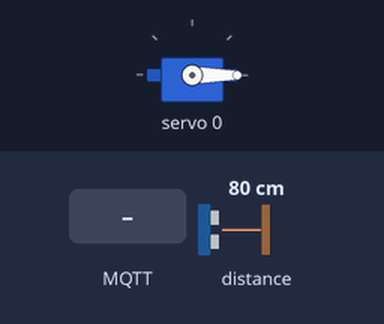
Bench run of a sketch on a simulated ESP8266 (NodeMCU). Shown: servo. The test bench sets the inputs (shaded band); at power-on: distance to the obstacle 80 cm. WiFi joins after 1.5 s; servers stay silent unless stated; no MQTT or app messages arrive unless stated; what the sketch prints to the serial monitor is not drawn.

Above: at 2.7 s.
2.8 s: distance to the obstacle set to 12 cm
11.5 s: distance to the obstacle set to 9 cm
At 21.2 s:
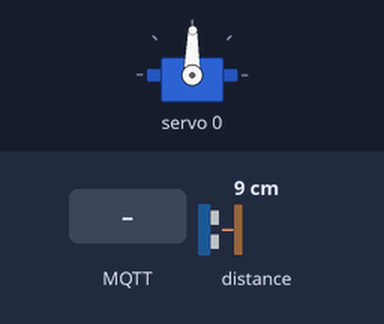
21.5 s: MQTT message "1" arrives on the first subscribed topic
At 31.2 s:
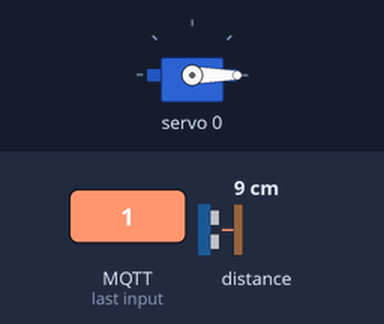
31.5 s: MQTT message "0" arrives on the first subscribed topic
At 41.2 s:
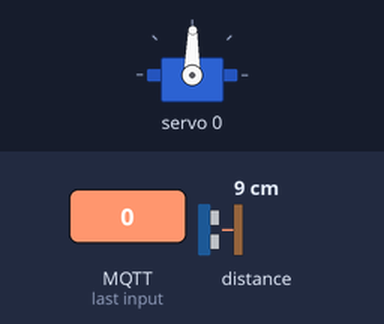
41.5 s: MQTT message "2" arrives on the first subscribed topic
At 51.4 s:
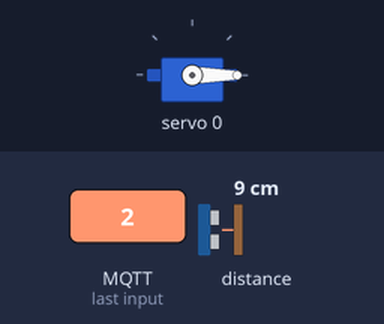
Timing chart, 0 to 52.5 s (numbered marks = the images above; inputs shaded):
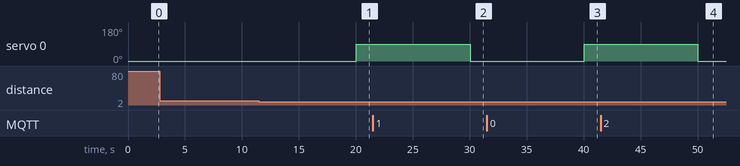

Measured:
- the behaviour switches between 11 and 10 cm on distance to the obstacle (found by bisection; images 0 and 1)
- after the input at 2.8 s, every drawn part: stays the same
- after the input at 11.5 s, servo 0: 0° → 89° after 8.5 s
- after the input at 21.5 s, servo 0: 89° → 0° after 8.5 s
- after the input at 31.5 s, servo 0: 0° → 89° after 8.5 s
- after the input at 41.5 s, servo 0: 89° → 0° after 8.5 s

The sketch:

Arduino.ino
```cpp
#include <ESP8266WiFi.h>
#include <PubSubClient.h>
#include <Wire.h>
#include <VL53L0X.h>
#include <Adafruit_PWMServoDriver.h>

#define SERVOMIN  100
#define SERVOMAX  300
#define SERVO_FREQ 50

Adafruit_PWMServoDriver pwm = Adafruit_PWMServoDriver();
VL53L0X sensor;
const int pingPin = 5;
int inPin = 4;

const char* subscribe_topic = "@msg/order";
const char* publish_topic = "@msg/floor1/test";
const char* ssid = "Goon";
const char* password = "1234567890";

const char* mqtt_server = "mqtt.netpie.io";
const int mqtt_port = 1883;
const char* mqtt_client = "415a8219-61af-490e-90b2-d425200b36e3";
const char* mqtt_username = "96epEXMcVSXXnVpSwkyJZ8vrUNqmA72m";
const char* mqtt_password = "7FhYHT2XzaggAwUHgPHMJYhcY3DTMibA";

WiFiClient espClient;
PubSubClient client(espClient);

long lastMsg = 0;
long duration, cm, range, now;
int value = 0;
String order_msg = "0";
char msg[50];
char msg_fb[100];

void setup() {
  Serial.begin(115200);
  Wire.begin();
  pwm.begin();

  pwm.setOscillatorFrequency(27000000);
  pwm.setPWMFreq(SERVO_FREQ);
  pwm.setPWM(0, 0, SERVOMIN);

  sensor.setTimeout(500);
  if (!sensor.init())
  {
    Serial.println("Failed to detect and initialize sensor!");
    while (1) {}
  }

  sensor.startContinuous();
  Serial.println();
  Serial.print("Connecting to ");
  Serial.println(ssid);
  WiFi.begin(ssid, password);
  while (WiFi.status() != WL_CONNECTED) {
    delay(500);
    Serial.print(".");
  }
  Serial.println("");
  Serial.println("WiFi connected");
  Serial.println("IP address: ");
  Serial.println(WiFi.localIP());
  client.setServer(mqtt_server, mqtt_port);
  client.setCallback(callback);
}

void loop() {
  if (!client.connected()) {
    reconnect();
  }
  client.loop();
  now = millis();
  if (now - lastMsg > 10000) {
    lastMsg = now;

    range = sensor.readRangeContinuousMillimeters();
    if (sensor.timeoutOccurred()) { Serial.print(" TIMEOUT"); }
    if (order_msg == "0") {
      Serial.print(range);
      if (range <= 100){
          pwm.setPWM(0, 0, SERVOMAX);
          Serial.println("-LOCK");
          value = 0;
      } else {
        pwm.setPWM(0, 0, SERVOMIN);
        Serial.println("-UNLOCK");
        value = 1;
      }
    } else {
        pwm.setPWM(0, 0, SERVOMIN);
        Serial.println("ORDER-UNLOCK");
    }

    snprintf (msg, 50, "%ld", value);
    String payload = "{\"data\": {\"status\": " + String(value) + ",\"capacity\": " + String(range) + "}}";
    payload.toCharArray(msg,50);
    client.publish(publish_topic, msg);

    payload.toCharArray(msg_fb, (payload.length() + 1));
    client.publish("@shadow/data/update", msg_fb);
  }
}
void callback(char* topic,byte* payload, unsigned int length) {
  order_msg = "";
  for (int i = 0; i < length; i++) {
    order_msg = order_msg + (char)payload[i];
  }
}

void reconnect() {
  while (!client.connected()) {
    Serial.print("Attempting MQTT connection..");
    if (client.connect(mqtt_client, mqtt_username, mqtt_password)) {
      Serial.println("Connected");
      client.subscribe(subscribe_topic);
    }
    else {
      Serial.print("failed, rc=");
      Serial.print(client.state());
      Serial.println("Try again in 5 seconds...");
      delay(5000);
    }
  }
}
```
